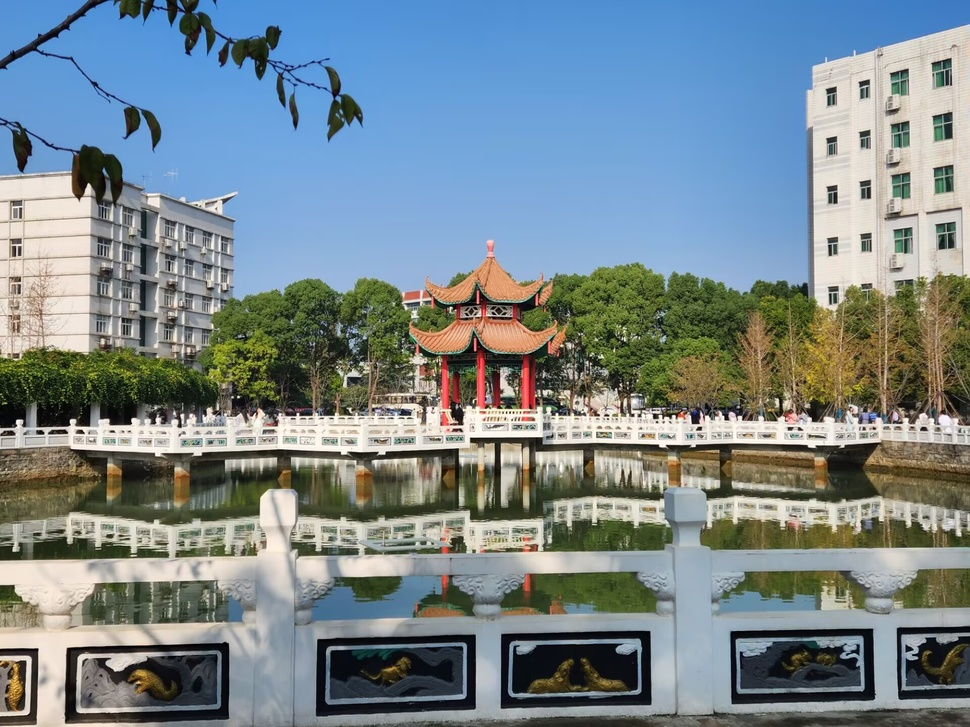
#> input picture Class/my.jpg, 970 x 727 px, shrunk from 1920 x 1440 before the run
$ python '1.10离散傅里叶变换和逆变换.py'
#> lines starting #> are read from the running program, lines starting #| are printed output that depends on the picture
import cv2
import numpy as np
import matplotlib.pyplot as plt

# 读取图像
image = cv2.imread('my.jpg', cv2.IMREAD_GRAYSCALE)  # 读取为灰度图像
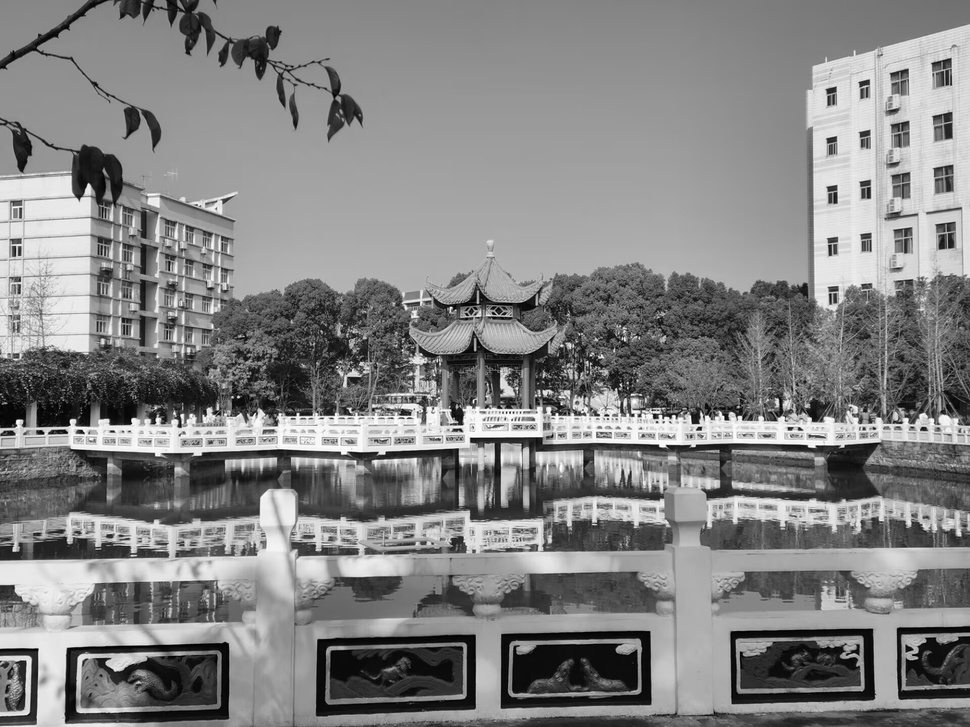
#> image: shape (727, 970); min 0, max 255, mean 131.1
if image is None:
    raise ValueError("Image not found!")

# 对图像进行傅里叶变换（DFT）
dft = np.fft.fft2(image)  # 2D傅里叶变换
dft_shift = np.fft.fftshift(dft)  # 将低频成分移到图像的中心

# 计算频谱的幅度（模值）
magnitude_spectrum = np.abs(dft_shift)

# 显示原始图像和频谱图像
plt.figure(figsize=(12, 6))

# 显示原图
plt.subplot(1, 2, 1)
plt.imshow(image, cmap='gray')
plt.title('Original Image')
plt.axis('off')

# 显示频谱（幅度图）
plt.subplot(1, 2, 2)
plt.imshow(np.log(1 + magnitude_spectrum), cmap='gray')  # 使用log进行显示增强
plt.title('Magnitude Spectrum')
plt.axis('off')

plt.tight_layout()
plt.show()
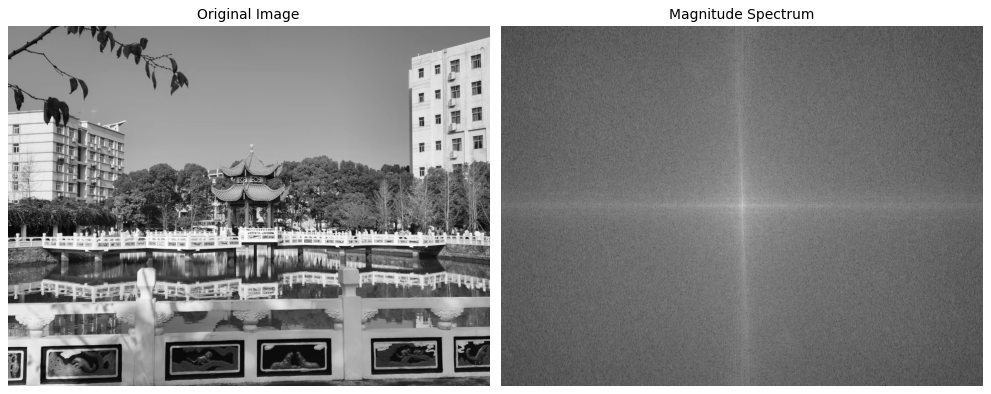
#> figure drawn by matplotlib, 2 panels

$ run again, with Class/face.jpg copied over Class/my.jpg
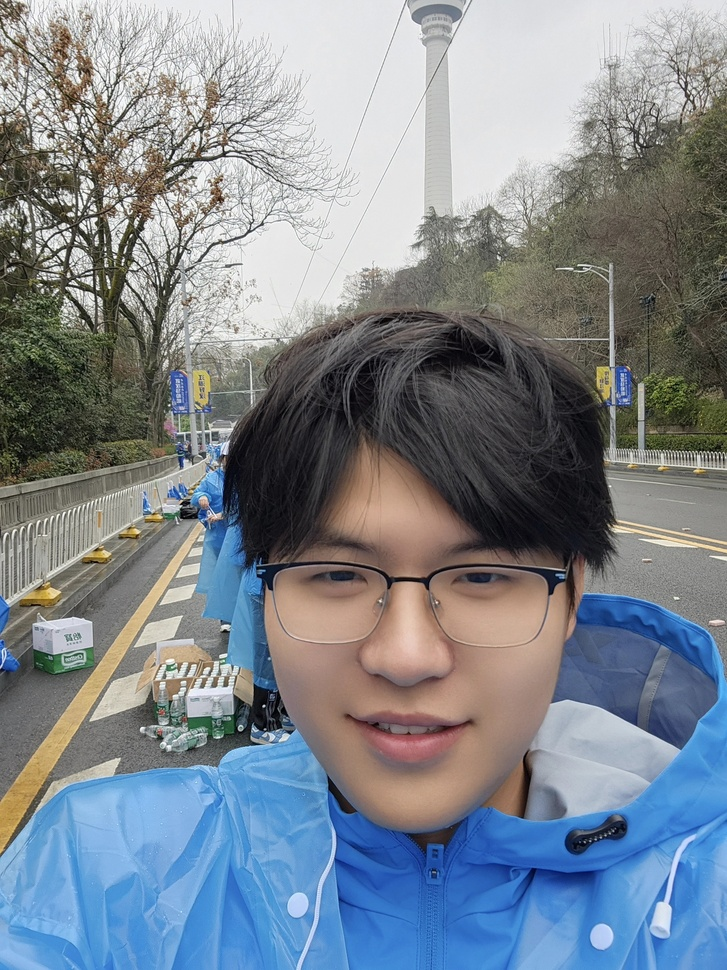
#> input picture Class/face.jpg, 727 x 970 px, shrunk from 2208 x 2944 before the run
#> `image = cv2.imread('my.jpg', cv2.IMREAD_GRAYSCALE)`:
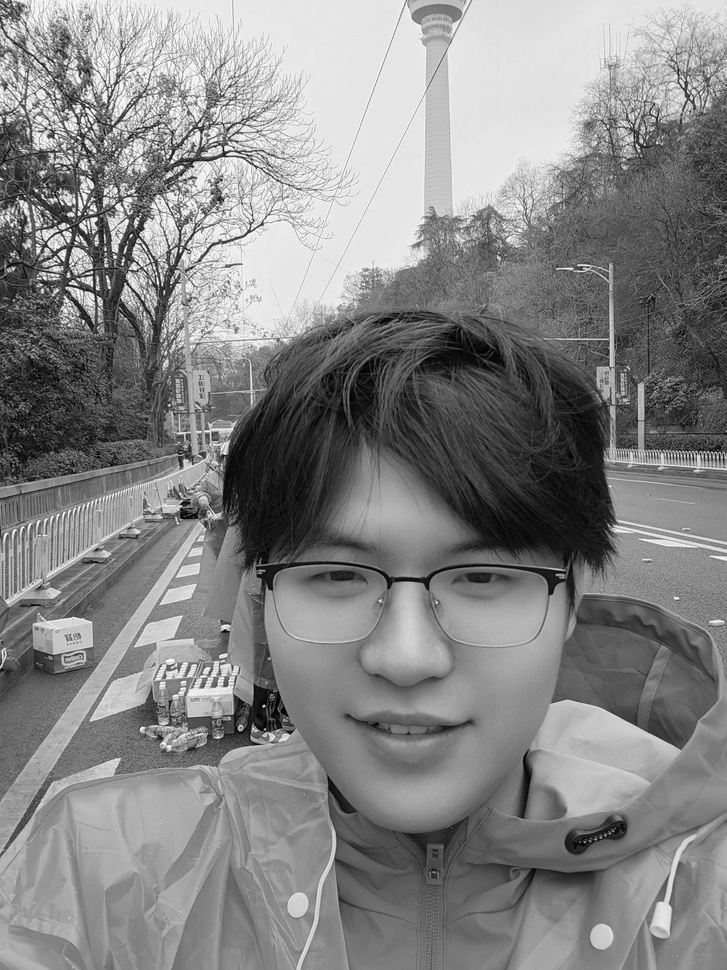
#> image: shape (970, 727); min 0, max 255, mean 132.9
#> `plt.show()`:
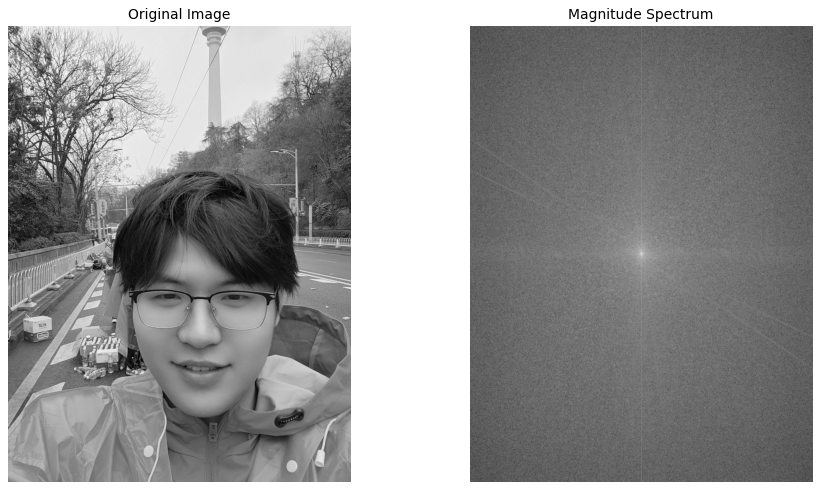
#> figure drawn by matplotlib, 2 panels
